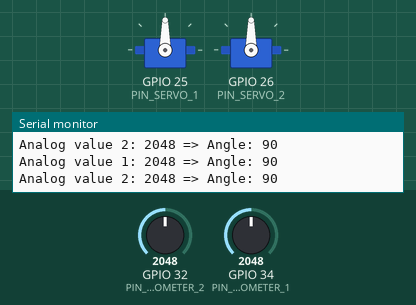
This program was run on a simulated ESP32. Shown: 2 × servo, the last lines printed to the serial monitor. The test bench sets the inputs (shaded band); at power-on: GPIO 32 (PIN_POTENTIOMETER_2) = 2048, GPIO 34 (PIN_POTENTIOMETER_1) = 2048.

Above: at 1.2 s.
1.3 s: GPIO 32 (PIN_POTENTIOMETER_2) set to 2866
At 1.7 s:
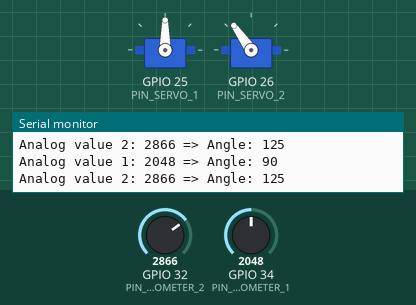
2.8 s: GPIO 34 (PIN_POTENTIOMETER_1) set to 2866
At 3.3 s:
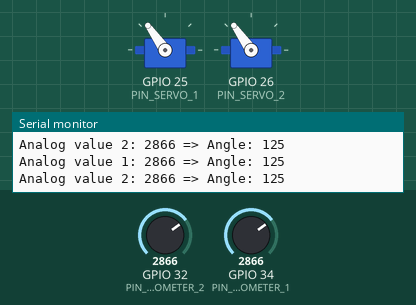
4.3 s: GPIO 32 (PIN_POTENTIOMETER_2) set to 3603
At 5.0 s:
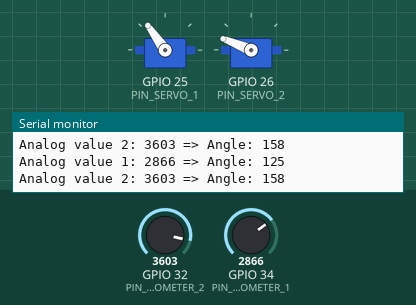
5.8 s: GPIO 34 (PIN_POTENTIOMETER_1) set to 3603
At 6.6 s:
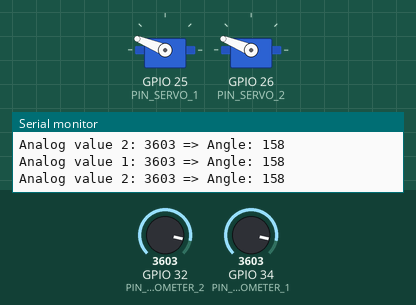
7.3 s: GPIO 32 (PIN_POTENTIOMETER_2) set to 4095
At 8.3 s:
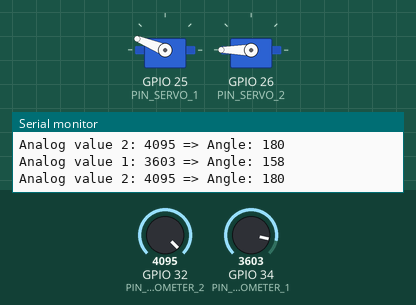
8.8 s: GPIO 34 (PIN_POTENTIOMETER_1) set to 4095
At 9.9 s:
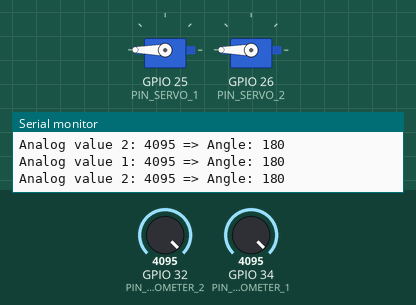
Timing chart, 0 to 11.3 s (numbered marks = the images above; inputs shaded):
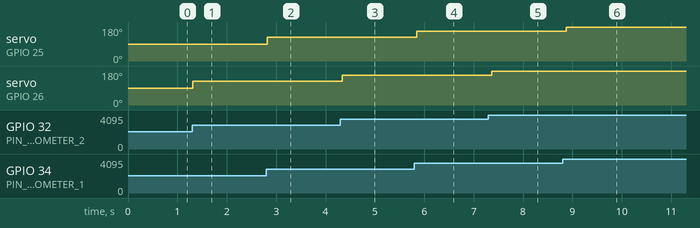

Measured:
- after the input at 1.3 s, servo on GPIO 26 (PIN_SERVO_2): 90° → 125° at once
- after the input at 2.8 s, servo on GPIO 25 (PIN_SERVO_1): 90° → 125° at once
- after the input at 4.3 s, servo on GPIO 26 (PIN_SERVO_2): 125° → 158° at once
- after the input at 5.8 s, servo on GPIO 25 (PIN_SERVO_1): 125° → 158° after 0.05 s
- after the input at 7.3 s, servo on GPIO 26 (PIN_SERVO_2): 158° → 180° after 0.07 s
- after the input at 8.8 s, servo on GPIO 25 (PIN_SERVO_1): 158° → 180° after 0.08 s

The program:

main.cpp
```cpp
/*
 * This ESP32 code is created by esp32io.com
 *
 * This ESP32 code is released in the public domain
 *
 * For more detail (instruction and wiring diagram), visit https://esp32io.com/tutorials/esp32-servo-motor-controlled-by-potentiometer
 */
#include <Arduino.h>
#include <ESP32Servo.h>

#define PIN_POTENTIOMETER_1 34 // ESP32 pin GPIO36 (ADC0) onnected to potentiometer
#define PIN_POTENTIOMETER_2 32 // ESP32 pin GPIO36 (ADC0) onnected to potentiometer

#define PIN_SERVO_1 25 // ESP32 pin GPIO26 onnected to servo motor
#define PIN_SERVO_2 26 // ESP32 pin GPIO26 onnected to servo motor

Servo myServo;
Servo myServo2;

void setup()
{
  Serial.begin(115200);

  analogSetAttenuation(ADC_11db);

  myServo.attach(PIN_SERVO_1);
  myServo2.attach(PIN_SERVO_2);
}

void loop()
{
  int analogValue1 = analogRead(PIN_POTENTIOMETER_1);
  int analogValue2 = analogRead(PIN_POTENTIOMETER_2);

  int angle1 = map(analogValue1, 0, 4095, 0, 180);
  int angle2 = map(analogValue2, 0, 4095, 0, 180);

  myServo.write(angle1);
  myServo2.write(angle2);

  Serial.print("Analog value 1: ");
  Serial.print(analogValue1);
  Serial.print(" => Angle: ");
  Serial.println(angle1);
  Serial.print("Analog value 2: ");
  Serial.print(analogValue2);
  Serial.print(" => Angle: ");
  Serial.println(angle2);
  delay(100);
}
```
